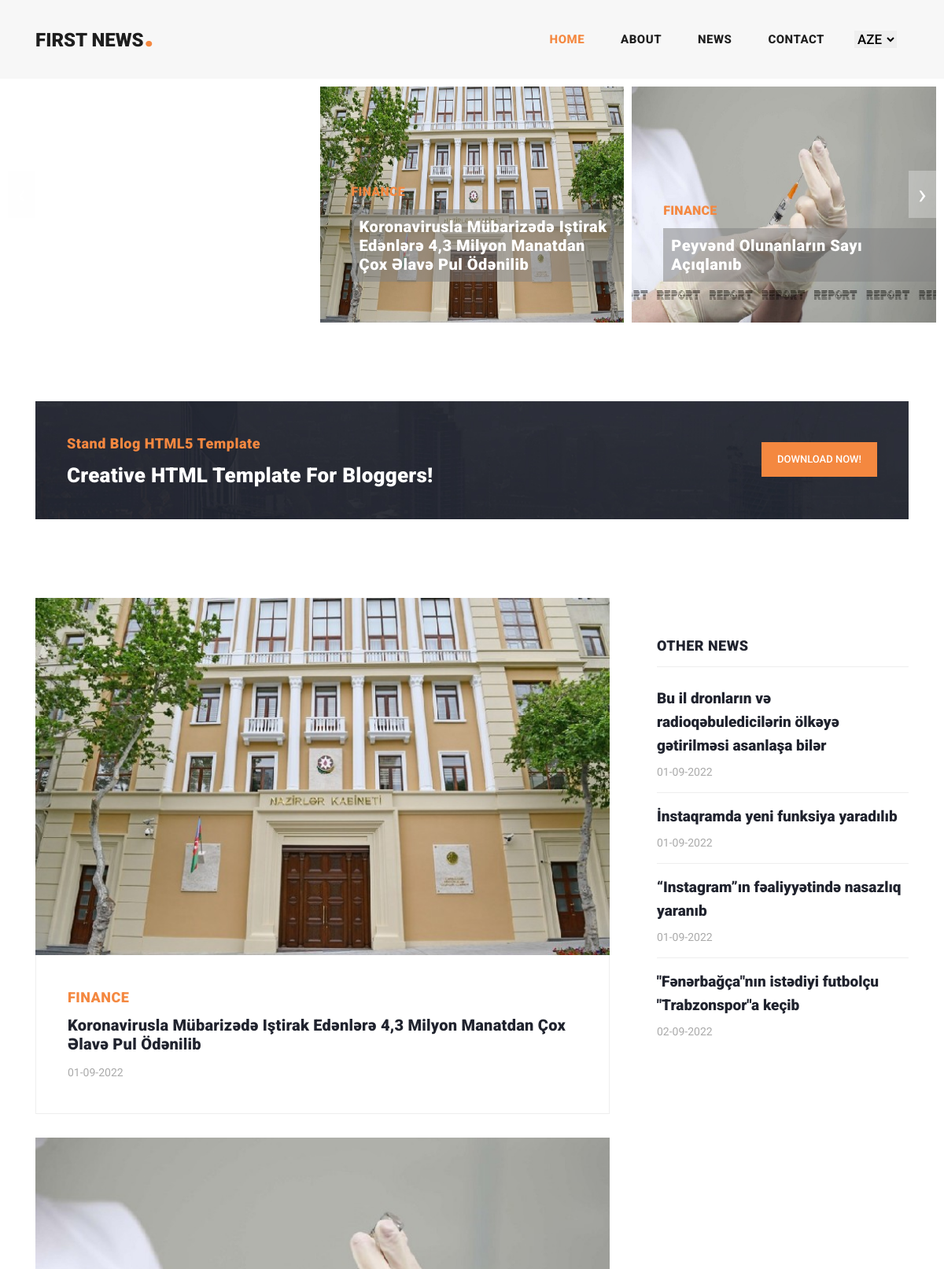
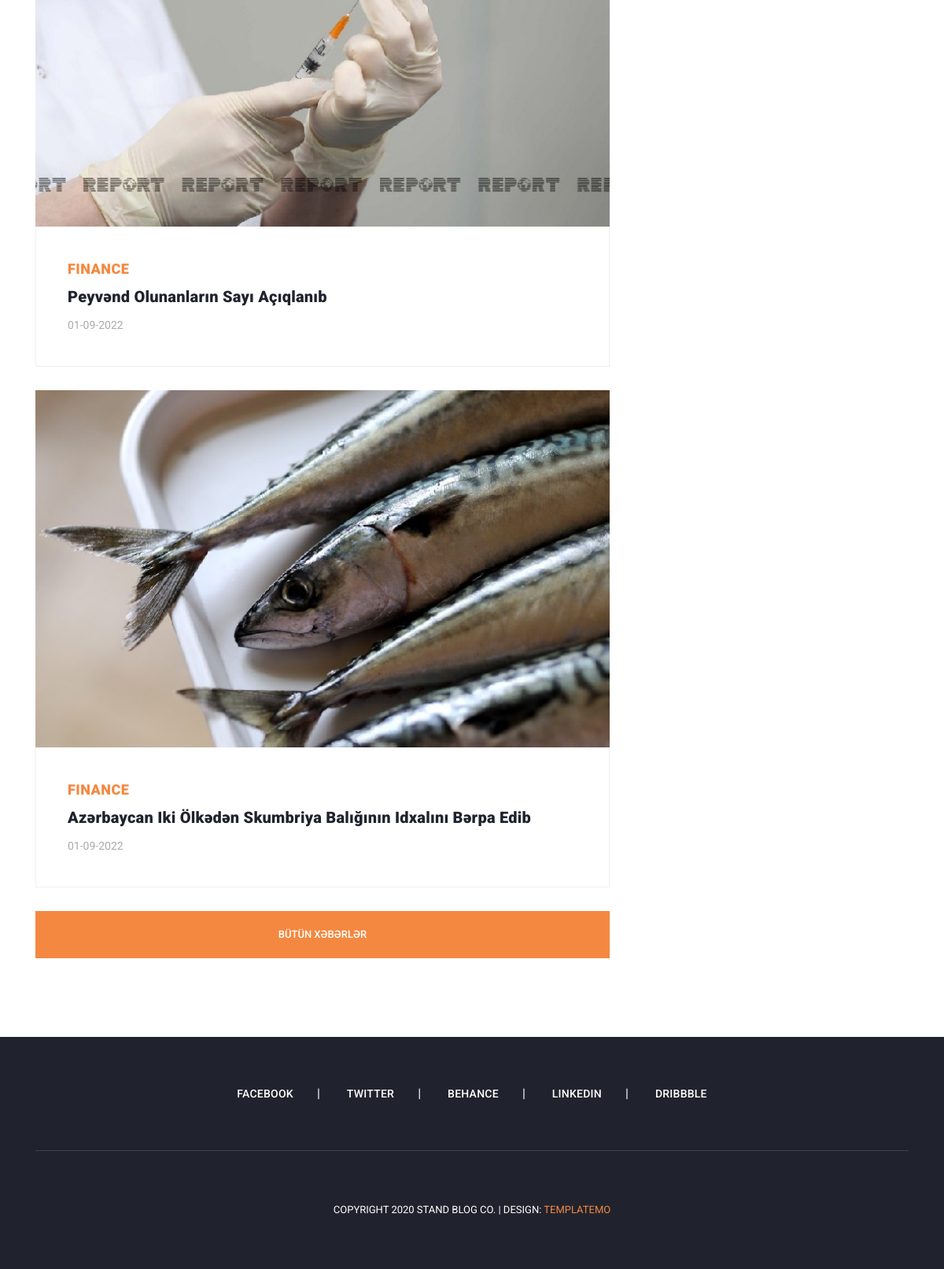
The page / on the database its author committed (2 pictures, top to bottom).
### tables this page shows
CREATE TABLE `news` (
  `n_id` int(11) NOT NULL,
  `n_title` varchar(255) NOT NULL,
  `n_descr` longtext NOT NULL,
  `n_date` varchar(255) NOT NULL,
  `n_category` varchar(255) NOT NULL,
  `n_status` varchar(50) NOT NULL,
  `n_img` varchar(255) NOT NULL,
  `n_img_format` varchar(255) NOT NULL,
  `n_create_date` varchar(255) NOT NULL,
  `n_creater_id` int(255) NOT NULL,
  `n_update_date` varchar(255) NOT NULL,
  `n_updater_id` int(255) NOT NULL
);

### application/controllers/User_controller.php (called while the page is built, shortened)
<?php
class User_controller extends CI_controller{
    public function index(){
        $data['get_news_for_slider'] = $this->db
        ->limit(10)
        ->order_by('n_id','DESC')
        ->get('news')
        ->result_array();
        $data['get_news'] = $this->db->limit(3)->order_by('n_id','DESC')->get('news')->result_array();
        $data['get_news_limit'] = $this->db->limit(4,3)->order_by('n_id','DESC')->get('news')->result_array();
        $this->load->view('user/index',$data);
    }
}

### index.php (called while the page is built, shortened)
<?php
require_once BASEPATH.'core/CodeIgniter.php';

### application/views/user/index.php (the view, shortened to what this page needs)
<div class="main-banner header-text">
  <div class="container-fluid">
    <div class="owl-banner owl-carousel">
      <?php foreach ($get_news_for_slider as $item) { ?>
        <div class="item">
          <a href="<?php echo base_url('news_single/' . $item['n_id']); ?>">
            <?php if ($item['n_img']) { ?>
              <img class="n_size" src="<?php echo base_url('uploads/news/' . $item['n_img']); ?>" alt="">
            <?php } else { ?>
              <img class="n_size" src="https://encrypted-tbn0.gstatic.com/images?q=tbn:ANd9GcRXXId7iOlJzQM1GZNT4qi0MbbMRTnQ2Rx-vncFr8JdzKmfDVg6wE2nqm5YIm-xvFEE5pw&usqp=CAU" alt="">
            <?php } ?>
          </a>
          <div class="item-content">
            <div class="main-content">
              <div class="meta-category">
                <span><?php echo $item['n_category']; ?></span>
              </div>
              <a href="<?php echo base_url('news_single/' . $item['n_id']); ?>">
                <h4 style="color: white; background:#82828287; padding:10px;"><?php echo $item['n_title']; ?></h4>
              </a>
            </div>
          </div>
        </div>
      <?php } ?>
    </div>
  </div>
</div>
<section class="call-to-action">
  <div class="container">
    <div class="row">
      <div class="col-lg-12">
        <div class="main-content">
          <div class="row">
            <div class="col-lg-8">
              <span>Stand Blog HTML5 Template</span>
              <h4>Creative HTML Template For Bloggers!</h4>
            </div>
            <div class="col-lg-4">
              <div class="main-button">
                <a rel="nofollow" href="https://templatemo.com/tm-551-stand-blog" target="_parent">Download Now!</a>
              </div>
            </div>
          </div>
        </div>
      </div>
    </div>
  </div>
</section>
<section class="blog-posts">
  <div class="container">
    <div class="row">
      <div class="col-lg-8">
        <div class="all-blog-posts">
          <div class="row">
            <?php foreach ($get_news as $item) { ?>
              <div class="col-lg-12">
                <div class="blog-post">
                  <div class="blog-thumb">
                    <?php if ($item['n_img']) { ?>
                      <img src="<?php echo base_url('uploads/news/' . $item['n_img']); ?>" alt="">
                    <?php } else { ?>
                      <img src="https://encrypted-tbn0.gstatic.com/images?q=tbn:ANd9GcRXXId7iOlJzQM1GZNT4qi0MbbMRTnQ2Rx-vncFr8JdzKmfDVg6wE2nqm5YIm-xvFEE5pw&usqp=CAU" alt="">
                    <?php } ?>
                  </div>
                  <div class="down-content">
                    <span><?php echo $item['n_category']; ?></span>
                    <a href="<?php echo base_url('news_single/' . $item['n_id']); ?>">
                      <h4><?php echo $item['n_title']; ?></h4>
                    </a>
                    <ul class="post-info">
                      <li><a href="<?php echo base_url('news_single/' . $item['n_id']); ?>"><?php echo date("d-m-Y", strtotime($item['n_date'])); ?></a></li>
                    </ul>
                  </div>
                </div>
              </div>
            <?php } ?>
            <div class="col-lg-12">
              <div class="main-button">
                <a href="<?php echo base_url('news'); ?>">BÜTÜN XƏBƏRLƏR</a>
              </div>
            </div>
          </div>
        </div>
      </div>
      <div class="col-lg-4">
        <div class="sidebar">
          <div class="row">
            <div class="col-lg-12">
              <div class="sidebar-item recent-posts">
                <div class="sidebar-heading">
                  <h2><?php echo $this->lang->line('other_news'); ?></h2>
                </div>
                <div class="content">
                  <ul>
                    <?php foreach ($get_news_limit as $item) { ?>
                      <li><a href="<?php echo base_url('news_single/' . $item['n_id']); ?>">
                          <h5><?php echo $item['n_title']; ?></h5>
                          <span><?php echo date("d-m-Y", strtotime($item['n_date'])); ?></span>
                        </a>
                      </li>
                    <?php } ?>
                  </ul>
                </div>
              </div>
            </div>
          </div>
        </div>
      </div>
    </div>
  </div>
</section>

### public/user/assets/css/templatemo-stand-blog.css (style rules this page uses)
body { font-family: 'Roboto', sans-serif; overflow-x: hidden; text-rendering: optimizeLegibility; -webkit-font-smoothing: antialiased; -moz-osx-font-smoothing: grayscale; }
a { text-decoration: none!important; }
ul { padding: 0; margin: 0; list-style: none; }
h1,h2,h3,h4,h5,h6 { margin: 0px; }
.main-button a { display: inline-block; background-color: #f48840; color: #fff; font-size: 13px; font-weight: 500; padding: 12px 20px; text-transform: uppercase; transition: all .3s; }
.main-banner .container-fluid { padding: 0px 10px; margin-bottom: -24px; }
.owl-banner { padding-top: 110px; }
.owl-banner .item { position: relative; }
.owl-banner .item .item-content { position: absolute; bottom: 40px; left: 40px; }
.owl-banner .item .item-content .meta-category span { color: #f48840; font-size: 18px; text-transform: uppercase; font-weight: 900; letter-spacing: 0.25px; }
.owl-banner .item .item-content h4 { font-size: 24px; font-weight: 900; color: #fff; letter-spacing: 0.5px; text-transform: capitalize; margin: 10px 0px 12px 0px; }
.call-to-action { margin-top: 100px; }
.call-to-action .main-content { padding: 40px; background-image: url(../images/cta-bg.jpg); background-position: center center; background-repeat: no-repeat; background-size: cover; }
.call-to-action .main-content span { color: #f48840; font-size: 18px; font-weight: 900; letter-spacing: 0.5px; }
.call-to-action .main-content h4 { margin-bottom: 0px; margin-top: 12px; color: #fff; font-size: 26px; font-weight: 900; letter-spacing: 0.25px; }
.call-to-action .main-content .main-button { text-align: right; margin-top: 12px; }
.blog-posts { margin-top: 100px; }
.blog-posts .blog-post { margin-bottom: 30px; }
.blog-posts .blog-thumb img { width: 100%; overflow: hidden; }
.blog-posts .down-content { padding: 40px; border-right: 1px solid #eee; border-left: 1px solid #eee; border-bottom: 1px solid #eee; }
.blog-posts .down-content span { font-size: 18px; text-transform: uppercase; letter-spacing: 0.5px; font-weight: 900; color: #f48840; }
.blog-posts .down-content h4 { font-size: 24px; text-transform: capitalize; letter-spacing: 0.5px; font-weight: 900; color: #20232e; margin: 10px 0px 12px 0px; }
.blog-posts .down-content ul.post-info li { display: inline-block; margin-right: 8px; }
.blog-posts .down-content ul.post-info li:after { content: '|'; color: #aaa; margin-left: 8px; }
.blog-posts .down-content h4 { font-size: 20px; letter-spacing: 0.25px; }
.blog-posts .down-content ul.post-info li:last-child::after { display: none; }
.blog-posts .down-content ul.post-info li a { font-size: 14px; color: #aaa; font-weight: 400; transition: all .3s; }
.blog-posts .main-button a { height: 60px; line-height: 60px; padding: 0px; width: 100%; text-align: center; }
.blog-posts .sidebar-heading h2 { font-size: 18px; text-transform: uppercase; font-weight: 900; letter-spacing: 0.5px; color: #20232e; border-bottom: 1px solid #eee; padding-bottom: 15px; margin-bottom: 25px; }
.sidebar { margin-left: 30px; }
.sidebar .sidebar-item { margin-top: 50px; }
.sidebar .sidebar-heading h2 { font-size: 18px; text-transform: uppercase; font-weight: 900; letter-spacing: 0.5px; color: #20232e; border-bottom: 1px solid #eee; padding-bottom: 15px; margin-bottom: 25px; }
.sidebar .recent-posts ul li { margin-bottom: 15px; padding-bottom: 15px; border-bottom: 1px solid #eee; }
.sidebar .recent-posts ul li:last-child { margin-bottom: 0px; padding-bottom: 0px; border-bottom: none; }
.sidebar .recent-posts ul li h5 { font-size: 19px; font-weight: 900; color: #20232e; line-height: 30px; transition: all 0.3s; }
.sidebar .recent-posts ul li span { display: block; font-size: 14px; color: #aaa; margin-top: 8px; }
@media (max-width: 1250px) { .owl-banner .item .item-content .meta-category span { font-size: 16px; } }
@media (max-width: 1250px) { .owl-banner .item .item-content h4 { font-size: 20px; } }

### application/views/user/index.php (style rules this page uses)
.n_size { height: 300px; }

### rows shown on the page
news: n_img (picture), n_category "FINANCE", n_title "Koronavirusla Mübarizədə Iştirak Edənlərə 4,3 Milyon Manatdan Çox Əlavə Pul Ödənilib", n_date "01-09-2022"
news: n_img (picture), n_category "FINANCE", n_title "Peyvənd Olunanların Sayı Açıqlanıb", n_date "01-09-2022"
news: n_img (picture), n_category "FINANCE", n_title "Azərbaycan Iki Ölkədən Skumbriya Balığının Idxalını Bərpa Edib", n_date "01-09-2022"
news: n_title "Bu il dronların və radioqəbuledicilərin ölkəyə gətirilməsi asanlaşa bilər", n_date "01-09-2022"
news: n_title "İnstaqramda yeni funksiya yaradılıb", n_date "01-09-2022"
news: n_title "“Instagram”ın fəaliyyətində nasazlıq yaranıb", n_date "01-09-2022"
news: n_title "\"Fənərbağça\"nın istədiyi futbolçu \"Trabzonspor\"a keçib", n_date "02-09-2022"

### other values the page prints
$this->lang->line('home') "HOME"
$this->lang->line('about') "ABOUT"
$this->lang->line('news') "NEWS"
$this->lang->line('contact') "CONTACT"
$this->lang->line('other_news') "OTHER NEWS"
